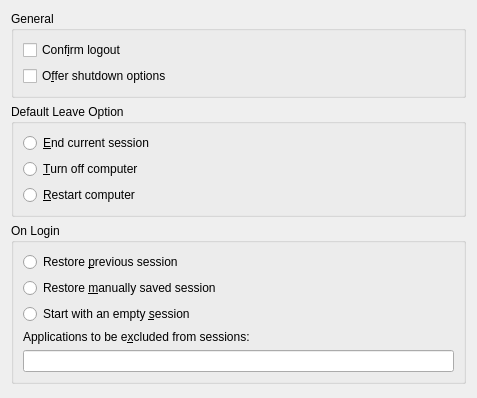
<?xml version="1.0" encoding="UTF-8"?>
<ui version="4.0">
 <class>SMServerConfigDlg</class>
 <widget class="QWidget" name="SMServerConfigDlg">
  <property name="geometry">
   <rect>
    <x>0</x>
    <y>0</y>
    <width>477</width>
    <height>398</height>
   </rect>
  </property>
  <layout class="QVBoxLayout" name="verticalLayout_3">
   <item>
    <widget class="QGroupBox" name="topBox">
     <property name="title">
      <string>General</string>
     </property>
     <layout class="QVBoxLayout" name="verticalLayout_2">
      <item>
       <widget class="QCheckBox" name="confirmLogoutCheck">
        <property name="whatsThis">
         <string>Check this option if you want the session manager to display a logout confirmation dialog box.</string>
        </property>
        <property name="text">
         <string>Conf&amp;irm logout</string>
        </property>
       </widget>
      </item>
      <item>
       <widget class="QCheckBox" name="offerShutdownCheck">
        <property name="text">
         <string>O&amp;ffer shutdown options</string>
        </property>
       </widget>
      </item>
     </layout>
    </widget>
   </item>
   <item>
    <widget class="QGroupBox" name="sdGroup">
     <property name="whatsThis">
      <string>Here you can choose what should happen by default when you log out. This only has meaning, if you logged in through KDM.</string>
     </property>
     <property name="title">
      <string>Default Leave Option</string>
     </property>
     <layout class="QVBoxLayout">
      <item>
       <widget class="QRadioButton" name="logoutRadio">
        <property name="text">
         <string>&amp;End current session</string>
        </property>
       </widget>
      </item>
      <item>
       <widget class="QRadioButton" name="haltRadio">
        <property name="text">
         <string>&amp;Turn off computer</string>
        </property>
       </widget>
      </item>
      <item>
       <widget class="QRadioButton" name="rebootRadio">
        <property name="text">
         <string>&amp;Restart computer</string>
        </property>
       </widget>
      </item>
     </layout>
    </widget>
   </item>
   <item>
    <widget class="QGroupBox" name="loginGroup">
     <property name="whatsThis">
      <string>&lt;ul&gt;
&lt;li&gt;&lt;b&gt;Restore previous session:&lt;/b&gt; Will save all applications running on exit and restore them when they next start up&lt;/li&gt;
&lt;li&gt;&lt;b&gt;Restore manually saved session: &lt;/b&gt; Allows the session to be saved at any time via &quot;Save Session&quot; in the K-Menu. This means the currently started applications will reappear when they next start up.&lt;/li&gt;
&lt;li&gt;&lt;b&gt;Start with an empty session:&lt;/b&gt; Do not save anything. Will come up with an empty desktop on next start.&lt;/li&gt;
&lt;/ul&gt;</string>
     </property>
     <property name="title">
      <string>On Login</string>
     </property>
     <layout class="QVBoxLayout" name="verticalLayout">
      <item>
       <widget class="QRadioButton" name="previousSessionRadio">
        <property name="text">
         <string>Restore &amp;previous session</string>
        </property>
       </widget>
      </item>
      <item>
       <widget class="QRadioButton" name="savedSessionRadio">
        <property name="text">
         <string>Restore &amp;manually saved session</string>
        </property>
       </widget>
      </item>
      <item>
       <widget class="QRadioButton" name="emptySessionRadio">
        <property name="text">
         <string>Start with an empty &amp;session</string>
        </property>
       </widget>
      </item>
      <item>
       <widget class="QLabel" name="textLabel1">
        <property name="text">
         <string>Applications to be e&amp;xcluded from sessions:</string>
        </property>
        <property name="wordWrap">
         <bool>false</bool>
        </property>
        <property name="buddy">
         <cstring>excludeLineedit</cstring>
        </property>
       </widget>
      </item>
      <item>
       <widget class="KLineEdit" name="excludeLineedit">
        <property name="whatsThis">
         <string>Here you can enter a colon or comma separated list of applications that should not be saved in sessions, and therefore will not be started when restoring a session. For example 'xterm:konsole' or 'xterm,konsole'.</string>
        </property>
       </widget>
      </item>
     </layout>
    </widget>
   </item>
   <item>
    <spacer>
     <property name="orientation">
      <enum>Qt::Vertical</enum>
     </property>
     <property name="sizeHint" stdset="0">
      <size>
       <width>20</width>
       <height>1</height>
      </size>
     </property>
    </spacer>
   </item>
  </layout>
 </widget>
 <customwidgets>
  <customwidget>
   <class>KLineEdit</class>
   <extends>QLineEdit</extends>
   <header>klineedit.h</header>
  </customwidget>
 </customwidgets>
 <connections>
  <connection>
   <sender>offerShutdownCheck</sender>
   <signal>toggled(bool)</signal>
   <receiver>sdGroup</receiver>
   <slot>setEnabled(bool)</slot>
   <hints>
    <hint type="sourcelabel">
     <x>20</x>
     <y>20</y>
    </hint>
    <hint type="destinationlabel">
     <x>20</x>
     <y>20</y>
    </hint>
   </hints>
  </connection>
 </connections>
</ui>
